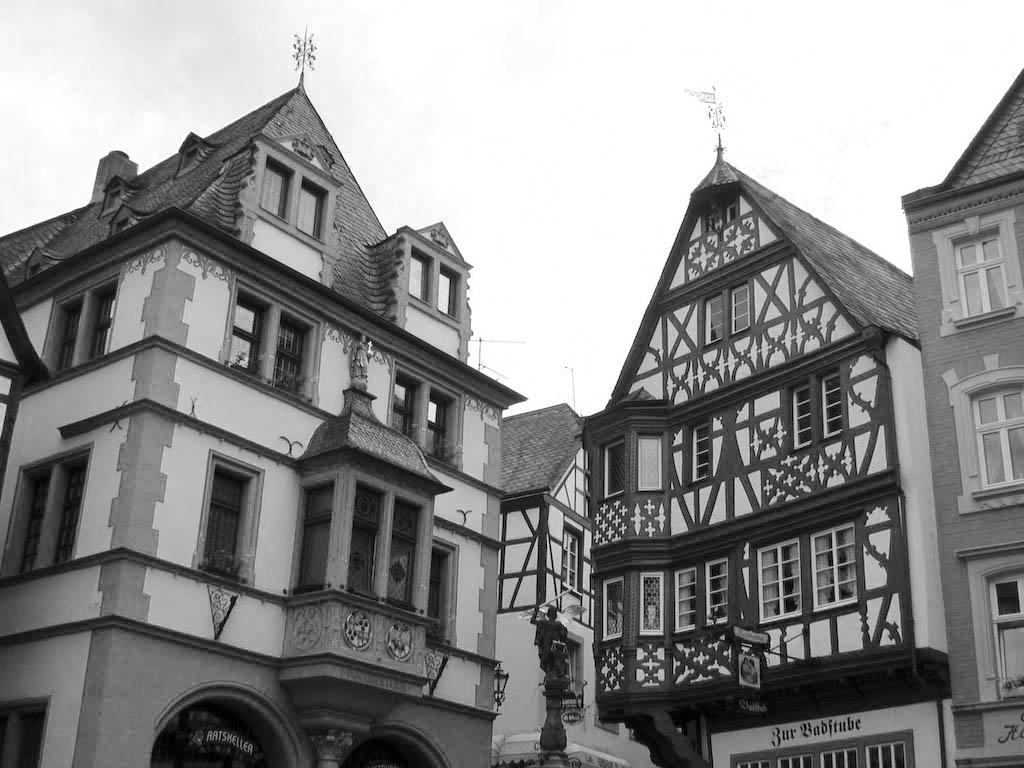
#> input picture DIP/binarization/Houses.jpg, 1024 x 768 px
$ python binarization.py
#> lines starting #> are read from the running program, lines starting #| are printed output that depends on the picture; after the words box and inside, x2 and y2 are one past the last pixel; in counts of white or black regions, pixels touching at a corner belong together
#> further down, img is the input picture: shape (768, 1024, 3); min 0, max 255, mean 141.3
import numpy as np
import cv2

# интегральное изображение
def integral_image(img):

    # добавляем нули слева и сверху
    integ_img = np.zeros((img.shape[0]+1, img.shape[1] + 1))

    # по строкам
    for i in range(0, len(img)):
        integ_img[i + 1, 1:] = img[i].cumsum()

    # по столбцам и строкам
    for i in range(0, integ_img.shape[1]):
        integ_img[:, i] = integ_img[:, i].cumsum()

    return integ_img


# бинаризация Сауволы
def binary_sauvola(img):

    # параметры
    w = 5 #31  # окно w на w [14, 60], w - нечетное число
    k = 0.2 #0.21  # [0.2, 0.5]
    R = 128  # значение 128 для изображений в градациях серого с 256 оттенками

    img_binary = np.zeros(img.shape)

    # вычисляем интегральное изображение s1(x[i]) и s2(x[i]^2) соответственно
    # делим на 255 во избежании переполняемости
    integ_img = integral_image(img/255)
    integ_img2 = integral_image((img/255)**2)

    # проходим по пиксельно с окном w на w c центром i, j
    for i in range(0, img.shape[0]):
        for j in range(0, img.shape[1]):

            # границы окна
            x1 = i - w//2
            x2 = i + w//2
            y1 = j - w//2
            y2 = j + w//2

            # при выходе окна за границы изображения
            if x1 < 0:
                x1 = 0
            if x2 >= img.shape[0]:
                x2 = img.shape[0] - 1
            if y1 < 0:
                y1 = 0
            if y2 >= img.shape[1]:
                y2 = img.shape[1] - 1

            # количество элементов в окне
            n = (x2 - x1 + 1) * (y2 - y1 + 1)

            # сумма пикселей в окне через интегральное изображение s1 D - C - B + A
            average = integ_img[x2 + 1, y2 + 1] - integ_img[x2 + 1, y1] - integ_img[x1, y2 + 1] + integ_img[x1, y1]
            # среднее значение пикселя в окне
            average /= n

            # сумма квадратов пикселей в окне через интегральное изображение s2 D - C - B + A
            s_2 = integ_img2[x2 + 1, y2 + 1] - integ_img2[x2 + 1, y1] - integ_img2[x1, y2 + 1] + integ_img2[x1, y1]
            # дисперсия
            dispersion = s_2 / n - average**2
            dispersion = np.sqrt(abs(dispersion))


            # от 0-1 переходим в 0-255
            average *= 255
            dispersion *= 255

            # вычисляем соотвествующий порог для пикселя
            threshold = average * (1 + k * (dispersion / R - 1))

            # бинаризуем
            if img[i, j] > threshold:
                img_binary[i, j] = 255

    return img_binary


# бинаризация Отсу
def binary_otsu(img):

    histogram, bin_edges = np.histogram(img.flatten(), range=(0, 256), bins=256)
#> histogram = 256 values, max 129724 at index 255, min 73 at index 219, mean 3072; bin_edges = 257 values from 0 to 256

    # максимальная межклассовая дисперсия и его порог
    max_dispersion_between = -1
    threshold = 0  # T

    # количество пикселей - в изображении и объекте
    sum_pixel = histogram.sum()
#> sum_pixel = 786432
    sum_pixel_object = 0

    # сумма всех пикселей - в изображении и объекте
    sum_img = histogram * np.arange(256)
#> sum_img = 256 values, max 33079620 at index 255, min 0 at index 0, mean 434130.9
    sum_img = sum_img.sum()
#> sum_img = 111137506

    sum_object = 0

    # подбираем порог для изображения
    for i in range(1, len(histogram)):
        # сумма всех пискелей в объекте до T - 1
        sum_object += (i - 1) * histogram[i - 1]
        # количество пикселей в объекте до T - 1
        sum_pixel_object += histogram[i - 1]
        # сумма вероятностей наличия пикселя в объекте
        f_object = sum_pixel_object / sum_pixel
        # разница средних значений пискеля между фоном и объектом
        average = (sum_img - sum_object) / (sum_pixel - sum_pixel_object) - sum_object / sum_pixel_object
        # межклассовая дисперсия с порогом i
        dispersion_between = f_object * (1.0 - f_object) * average**2

        # подбираем такой порог T, что при исходном пороге значение межклассовой дисперсии максимальна
        if dispersion_between > max_dispersion_between:
            max_dispersion_between = dispersion_between
            threshold = i - 1  # так как f(x, y) > T
#> this loop made 255 passes
#> (sum_object, sum_pixel_object, f_object, average, dispersion_between, max_dispersion_between) on passes 1 to 12: (0, 598, 0.00076, 141.4, 15.2, 15.2), (375, 973, 0.00124, 141.1, 24.6, 24.6), (1423, 1497, 0.0019, 140.6, 37.58, 37.58), (3358, 2142, 0.00272, 140.1, 53.34, 53.34), (6182, 2848, 0.00362, 139.7, 70.37, 70.37), (10037, 3619, 0.0046, 139.2, 88.74, 88.74), (14927, 4434, 0.00564, 138.7, 107.9, 107.9), (20618, 5247, 0.00667, 138.3, 126.8, 126.8), (27586, 6118, 0.00778, 137.9, 146.7, 146.7), (36055, 7059, 0.00898, 137.4, 168, 168), (46835, 8137, 0.0103, 137, 192.1, 192.1), (59694, 9306, 0.0118, 136.5, 217.9, 217.9)
#> (sum_object, sum_pixel_object, f_object) on pass 100: (16279913, 297892, 0.379)

    # бинаризуем изображение строго с порогом T
    img_binary = img > threshold
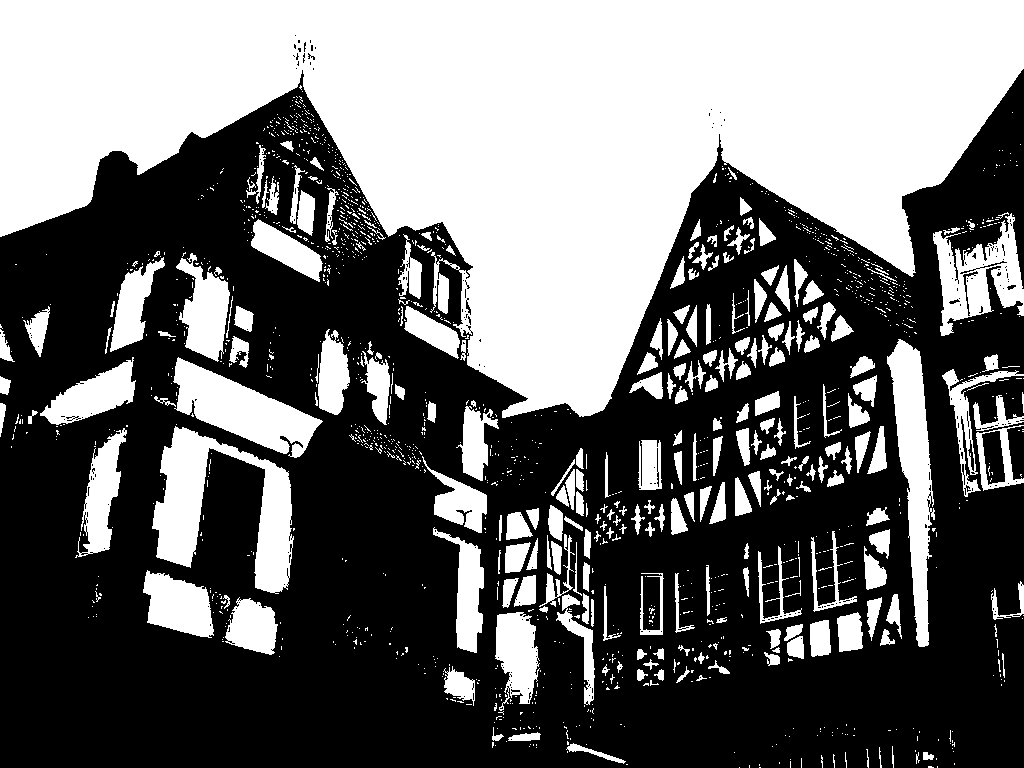
#> img_binary: shape (768, 1024) bool; 42.4% white; 1572 white regions (1313 under 20 px), largest, box (x1, y1, x2, y2) and area: (0, 0, 1024, 418) 225751, (152, 426, 294, 594) 9845, (887, 339, 935, 647) 6932
    img_binary = img_binary.astype(int)
    img_binary *= 255

    return img_binary


if __name__ == "__main__":

    # считываем файл с путем path
    # path = 'ex.jpg'
    path = 'Houses.jpg'
    img = cv2.imread(path)

    # переводим изображение в градации серого
    img = cv2.cvtColor(img, cv2.COLOR_BGR2GRAY)

    # Отсу
    img_otsu = binary_otsu(img)
    # Саувола
    img_sauvola = binary_sauvola(img)
#> after the loop in integral_image, `for i in range(0, len(img)):`:
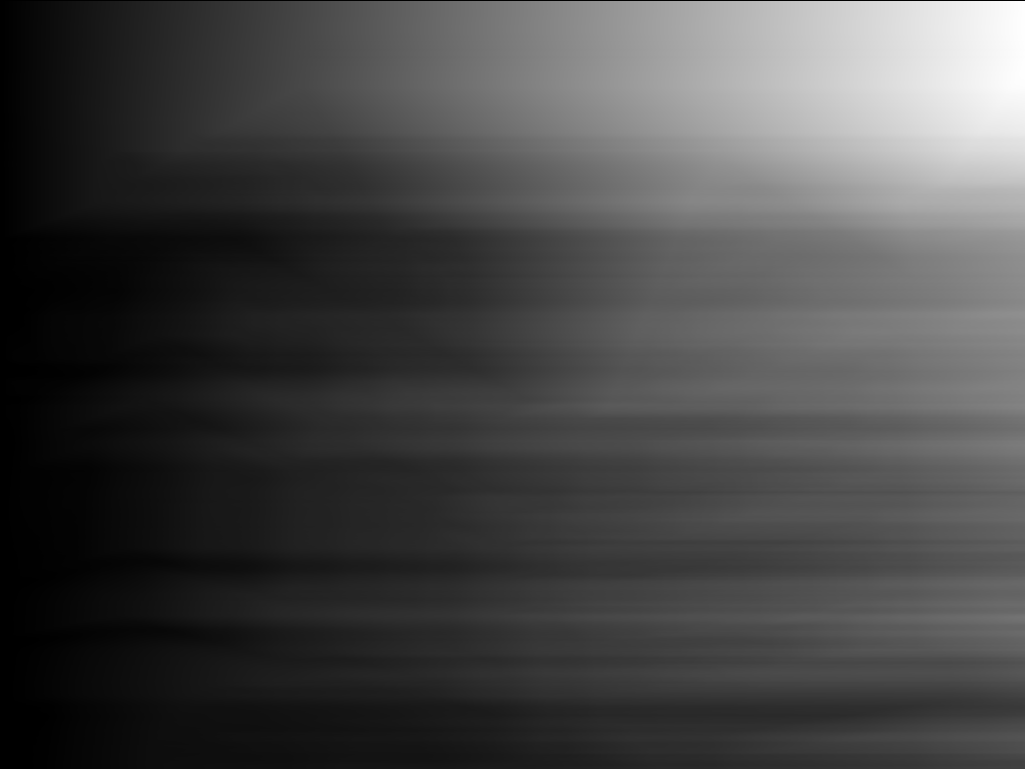
#> integ_img: shape (769, 1025) float64; min 0, max 1000.2, mean 278; drawn with min black and max white
#> after the loop in integral_image (call 2), `for i in range(0, len(img)):`:
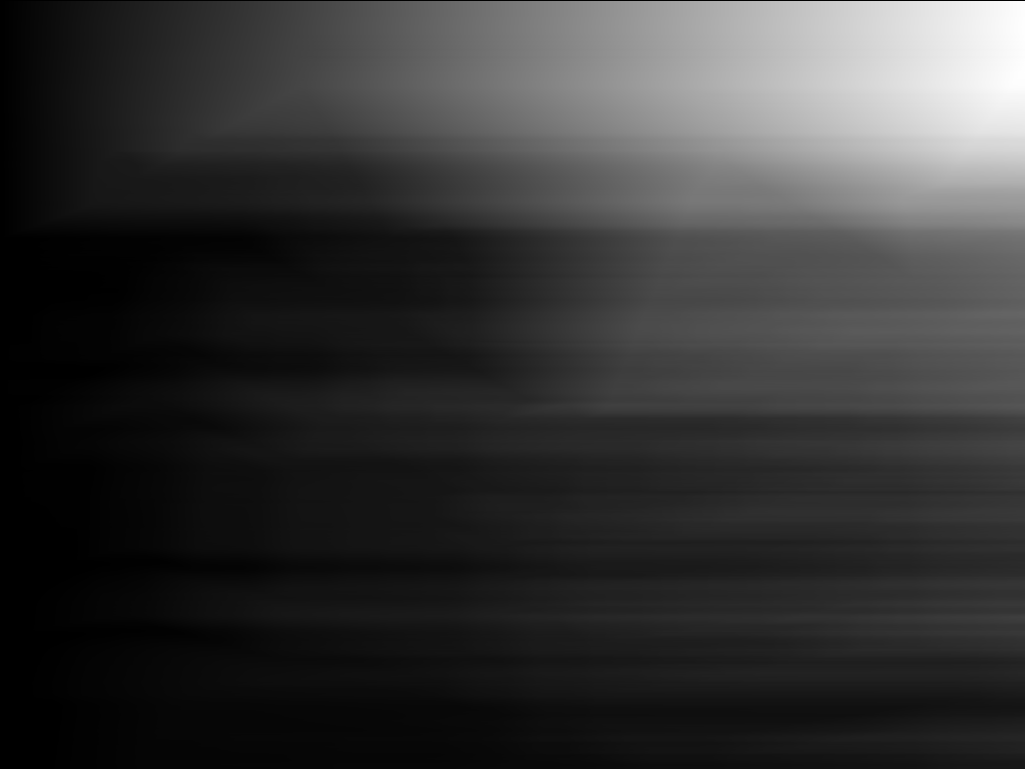
#> integ_img: shape (769, 1025) float64; min 0, max 979, mean 204; drawn with min black and max white
#> after the loop in integral_image (call 2), `for i in range(0, integ_img.shape[1]):`:
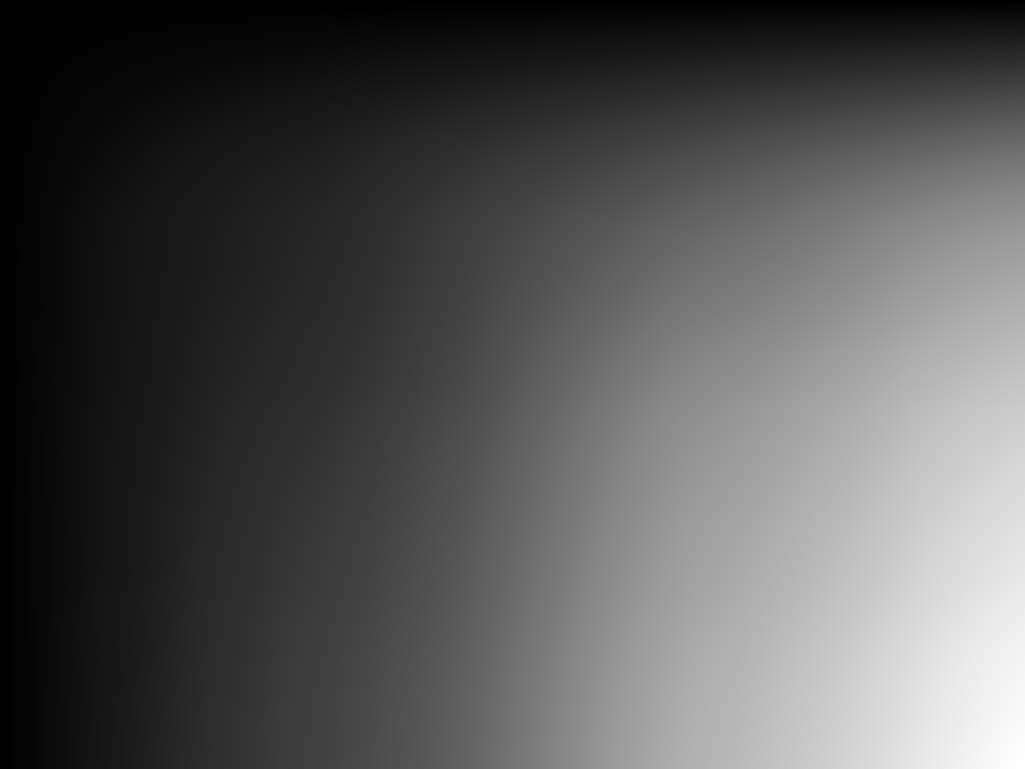
#> integ_img: shape (769, 1025) float64; min 0, max 323930.2, mean 107738.9; drawn with min black and max white
#> after the loop in binary_sauvola, `for i in range(0, img.shape[0]):`:
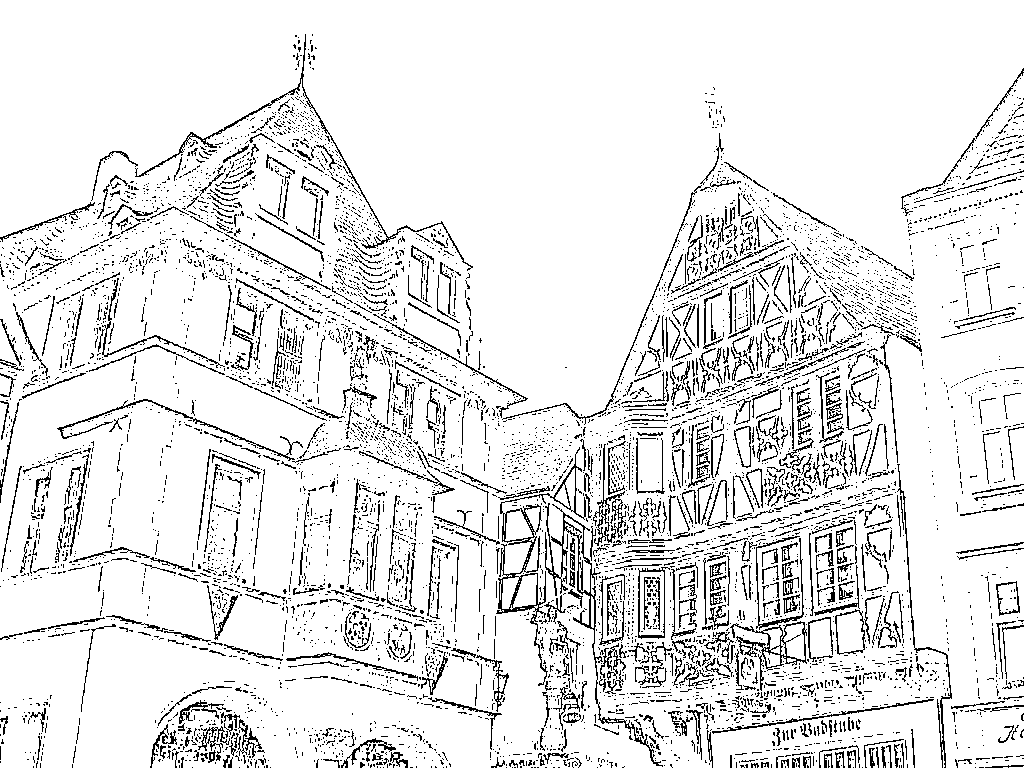
#> img_binary: shape (768, 1024) float64; 90.1% white; black in thin lines or dots

    # сохраняем изображения в формате png
    cv2.imwrite('res_otsu.png', img_otsu)
    cv2.imwrite('res_sauvola.png', img_sauvola)

$ run again, with DIP/binarization/ex.jpg copied over DIP/binarization/Houses.jpg
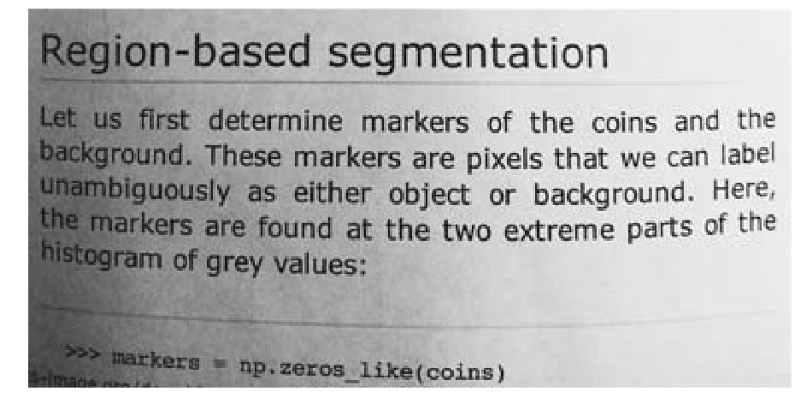
#> input picture DIP/binarization/ex.jpg, 800 x 408 px
#> img is the input picture: shape (408, 800, 3); min 0, max 255, mean 180.5
#> img: shape (408, 800)
#> histogram = 256 values, max 35340 at index 255, min 16 at index 1, mean 1275; bin_edges = 257 values from 0 to 256
#> sum_pixel = 326400
#> in binary_otsu, `sum_img = histogram * np.arange(256)`: sum_img = 256 values, max 9011700 at index 255, min 0 at index 0, mean 230167.6
#> in binary_otsu, `sum_img = sum_img.sum()`: sum_img = 58922916
#> the loop in binary_otsu, `for i in range(1, len(histogram)):` made 255 passes
#> (sum_object, sum_pixel_object, f_object, average, dispersion_between, max_dispersion_between) on passes 1 to 8: (0, 49, 0.00015, 180.6, 4.89, 4.89), (16, 65, 0.000199, 180.3, 6.47, 6.47), (62, 88, 0.00027, 179.9, 8.72, 8.72), (137, 113, 0.000346, 179.4, 11.14, 11.14), (281, 149, 0.000456, 178.7, 14.57, 14.57), (406, 174, 0.000533, 178.3, 16.94, 16.94), (592, 205, 0.000628, 177.7, 19.83, 19.83), (928, 253, 0.000775, 177, 24.26, 24.26)
#> after the loop in integral_image (call 2), `for i in range(0, len(img)):`:
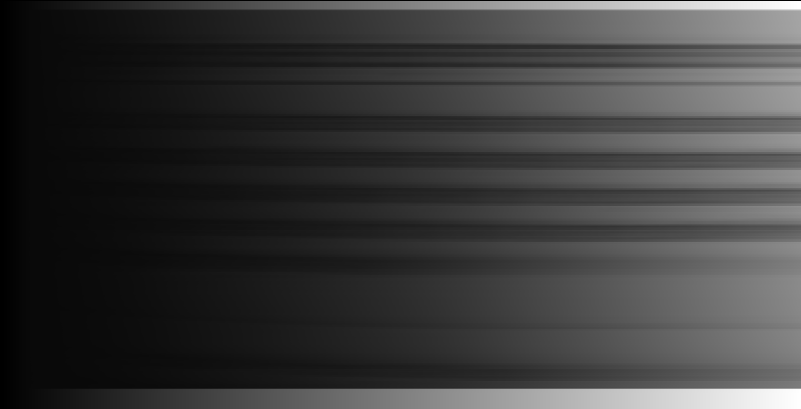
#> integ_img: shape (409, 801) float64; min 0, max 800, mean 184; drawn with min black and max white
#> after the loop in binary_sauvola, `for i in range(0, img.shape[0]):`:
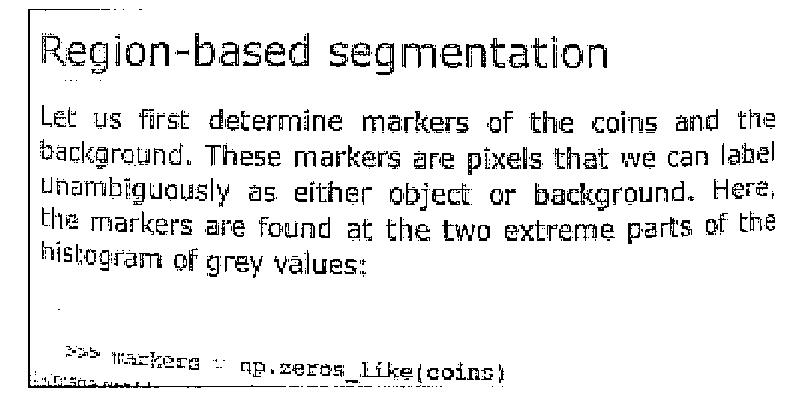
#> img_binary: shape (408, 800) float64; 92.2% white; black in thin lines or dots, all inside (x1, y1, x2, y2) = (28, 9, 775, 388)

$ run again, with DIP/binarization/res_sauvola2.png saved as DIP/binarization/Houses.jpg
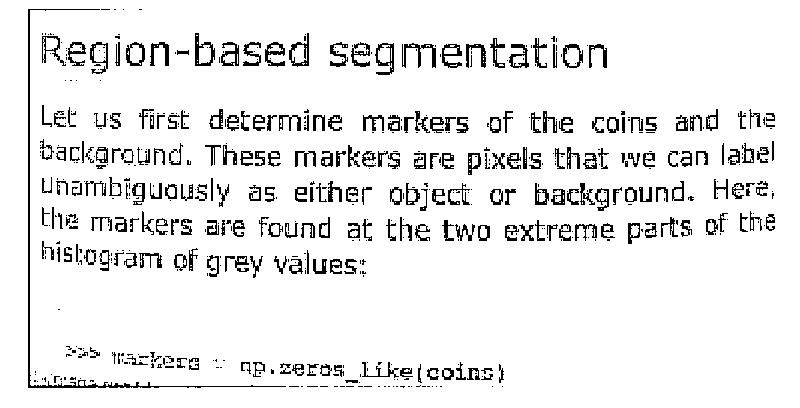
#> input picture DIP/binarization/res_sauvola2.png, 800 x 408 px
#> img is the input picture: shape (408, 800, 3); min 0, max 255, mean 235.1
#> img: shape (408, 800)
#> histogram = 256 values, max 272858 at index 255, min 0 at index 9, mean 1275; bin_edges = 257 values from 0 to 256
#> sum_pixel = 326400
#> in binary_otsu, `sum_img = histogram * np.arange(256)`: sum_img = 256 values, max 69578790 at index 255, min 0 at index 0, mean 299708.3
#> in binary_otsu, `sum_img = sum_img.sum()`: sum_img = 76725333
#> the loop in binary_otsu, `for i in range(1, len(histogram)):` made 255 passes
#> (sum_object, sum_pixel_object, f_object, average, dispersion_between, max_dispersion_between) on passes 1 to 8: (0, 16683, 0.0511, 247.7, 2976.4, 2976.4), (4095, 20778, 0.0637, 250.8, 3750.3, 3750.3), (9225, 23343, 0.0715, 252.7, 4241.8, 4241.8), (13122, 24642, 0.0755, 253.7, 4491.8, 4491.8), (15218, 25166, 0.0771, 254, 4592.5, 4592.5), (16008, 25324, 0.0776, 254.2, 4622.7, 4622.7), (16260, 25366, 0.0777, 254.2, 4630.6, 4630.6), (16323, 25375, 0.0777, 254.2, 4632.3, 4632.3)
#> after the loop in binary_otsu, `for i in range(1, len(histogram)):`: max_dispersion_between = 4632.5; sum_object = 7146543; sum_pixel_object = 53542; threshold = 8
#> after the loop in integral_image, `for i in range(0, len(img)):`:
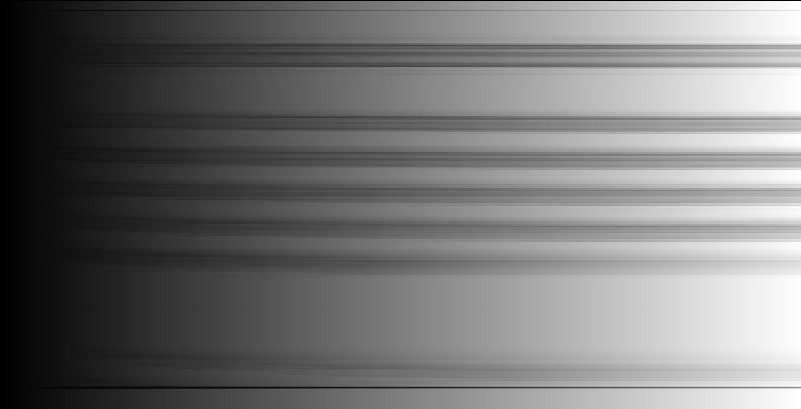
#> integ_img: shape (409, 801) float64; min 0, max 800, mean 364.3; drawn with min black and max white
#> after the loop in integral_image, `for i in range(0, integ_img.shape[1]):`:
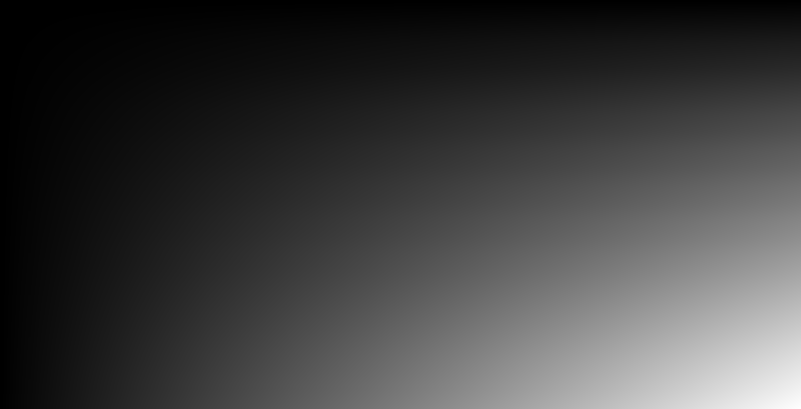
#> integ_img: shape (409, 801) float64; min 0, max 300883.7, mean 73736.7; drawn with min black and max white
